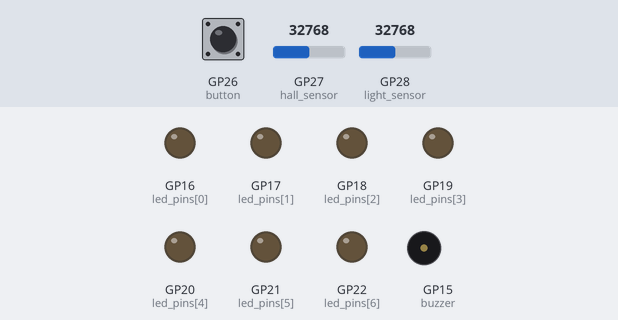
The program below on a simulated Raspberry Pi Pico running MicroPython. On the bench: output pins drawn as LEDs (lit = HIGH), buzzer (waves = sounding). Dashed ring = blinking. The inputs (shaded band) are chosen by the test bench; at power-on: GP26 (button) LOW, GP28 (light_sensor) = 32768, GP27 (hall_sensor) = 32768 (analog values on the 0–65535 scale). Random numbers come from a fixed seed; what the program prints to the serial console is not drawn.

Above: at 7.0 s.
7.1 s: GP26 (button) pulled HIGH for 3.2 s
At 8.4 s:
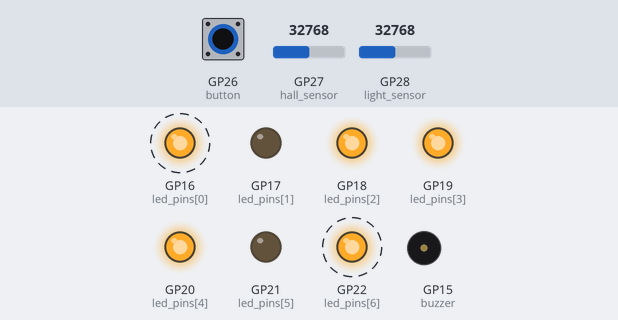
12.6 s: GP28 (light_sensor) set to 9056
14.1 s: GP28 (light_sensor) set to 7712
At 14.2 s:
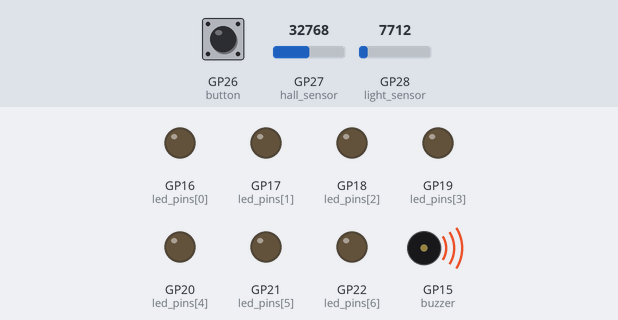
17.1 s: GP28 (light_sensor) set to 8847
18.6 s: GP26 (button) pulled HIGH for 3.2 s
At 20.8 s:
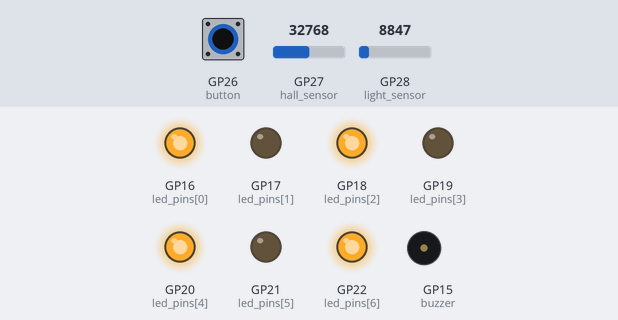
24.1 s: GP26 (button) pulled HIGH for 0.15 s
At 24.9 s:
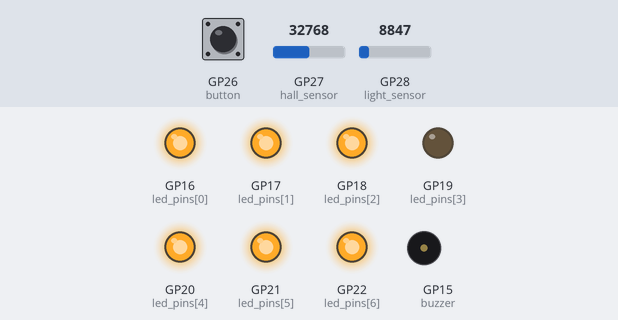
Timing chart, 0 to 27.1 s (numbered marks = the images above; inputs shaded):
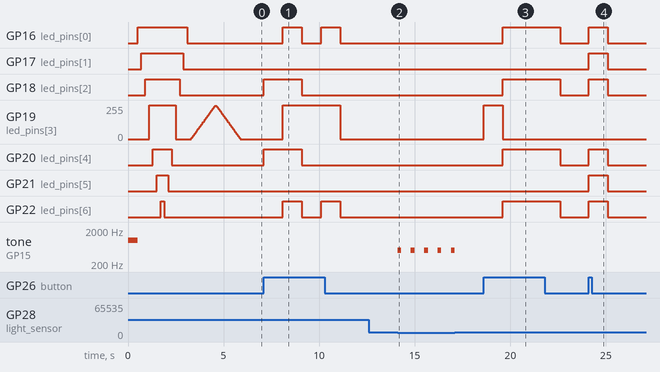

Measured:
- the behaviour switches between 8192 and 8176 on GP28 (light_sensor) (found by bisection; images 1 and 2)
- after the input at 7.1 s, GP16 (led_pins[0]), GP22 (led_pins[6]): alternates HIGH for 1.0 s and LOW for 1.0 s, starting after 1.0 s; GP18 (led_pins[2]), GP20 (led_pins[4]): LOW → HIGH at once, → LOW 2.0 s later; GP19 (led_pins[3]): 0/255 → 255/255 after 1.0 s, → 0/255 3.0 s later
- after the input at 14.1 s, tone on GP15 (buzzer): alternates 500 Hz for 0.20 s and silent for 0.50 s, starting at once
- after the input at 18.6 s, GP16 (led_pins[0]), GP18 (led_pins[2]), GP20 (led_pins[4]), GP22 (led_pins[6]): LOW → HIGH after 1.0 s, → LOW 3.0 s later; GP19 (led_pins[3]): 0/255 → 255/255 at once, → 0/255 1.0 s later
- after the input at 24.1 s, GP16 (led_pins[0]), GP17 (led_pins[1]), GP18 (led_pins[2]), GP20 (led_pins[4]), GP21 (led_pins[5]), GP22 (led_pins[6]): LOW → HIGH at once, → LOW 1.0 s later

The program:

Pico-IO.py
```python
from machine import Pin, PWM, ADC
from time import sleep
import random

# GPIO Definitionen
buzzer = PWM(Pin(15))
led_pins = [Pin(i, Pin.OUT) for i in range(16, 23)]
middle_led_gpio = 19
button = Pin(26, Pin.IN, Pin.PULL_DOWN)
hall_sensor = ADC(Pin(27))
light_sensor = ADC(Pin(28))

# Konstanten
FADE_DELAY = 0.02
THRESHOLD_LIGHT = 8192   # Helligkeitsschwelle
HALL_STANDARD = 32768    # Hall-Regelwert

# Funktionen

def play_buzzer(frequency, duration):
    buzzer.freq(frequency)
    buzzer.duty_u16(32768)  # 50% Duty Cycle
    sleep(duration)
    buzzer.duty_u16(0)  # Aus

def blink_leds():
    for led in led_pins:
        led.on()
        sleep(0.2)
    for led in reversed(led_pins):
        led.off()
        sleep(0.2)

def fade_led(gpio):
    led_pwm = PWM(Pin(gpio))
    led_pwm.freq(1000)
    for duty in range(0, 65536, 1024):
        led_pwm.duty_u16(duty)
        sleep(FADE_DELAY)
    for duty in range(65536, 0, -1024):
        led_pwm.duty_u16(duty)
        sleep(FADE_DELAY)

    led_pwm.deinit()

    # Onboard-LED ausschalten
    Pin(gpio).init(Pin.OUT)


def display_dice(number):
    led_patterns = [
        [0, 0, 0, 0, 0, 0, 0],  # 0
        [0, 0, 0, 1, 0, 0, 0],  # 1
        [0, 0, 1, 0, 1, 0, 0],  # 2
        [1, 0, 0, 1, 0, 0, 1],  # 3
        [1, 0, 1, 0, 1, 0, 1],  # 4
        [1, 0, 1, 1, 1, 0, 1],  # 5
        [1, 1, 1, 0, 1, 1, 1]   # 6
    ]
    pattern = led_patterns[number]
    for led, state in zip(led_pins, pattern):
        led.value(state)

def main():
    # Zufallsgenerator initialisieren
    random.seed()

    # Ton-Ausgabe zu Beginn
    play_buzzer(1000, 0.5)

    # LEDs nacheinander blinken
    blink_leds()

    # Fade-In und Fade-Out der mittleren LED
    fade_led(middle_led_gpio)

    # Zurücksetzen der mittleren LED auf normalen GPIO-Betrieb (falls benötigt)
    #reset_pin(middle_led, Pin(19))

    while True:

        # Licht-Sensor-Warnsignal
        light_value = light_sensor.read_u16()
        print(str(light_value))
        if light_value < THRESHOLD_LIGHT:
            play_buzzer(500, 0.2)
            sleep(0.5)
        elif (button.value()):
            # Hall-Sensor prüfen
            hall_value = hall_sensor.read_u16()
            if hall_value < HALL_STANDARD * 0.9 or hall_value > HALL_STANDARD * 1.1:
                display_dice(6)

            # Taster zum "Würfeln"
            else:
                number = random.randint(1, 6)
                display_dice(number)

            sleep(1)  # Kurz warten, um Flackern zu vermeiden
            display_dice(0)

if __name__ == "__main__":
    main()
```
